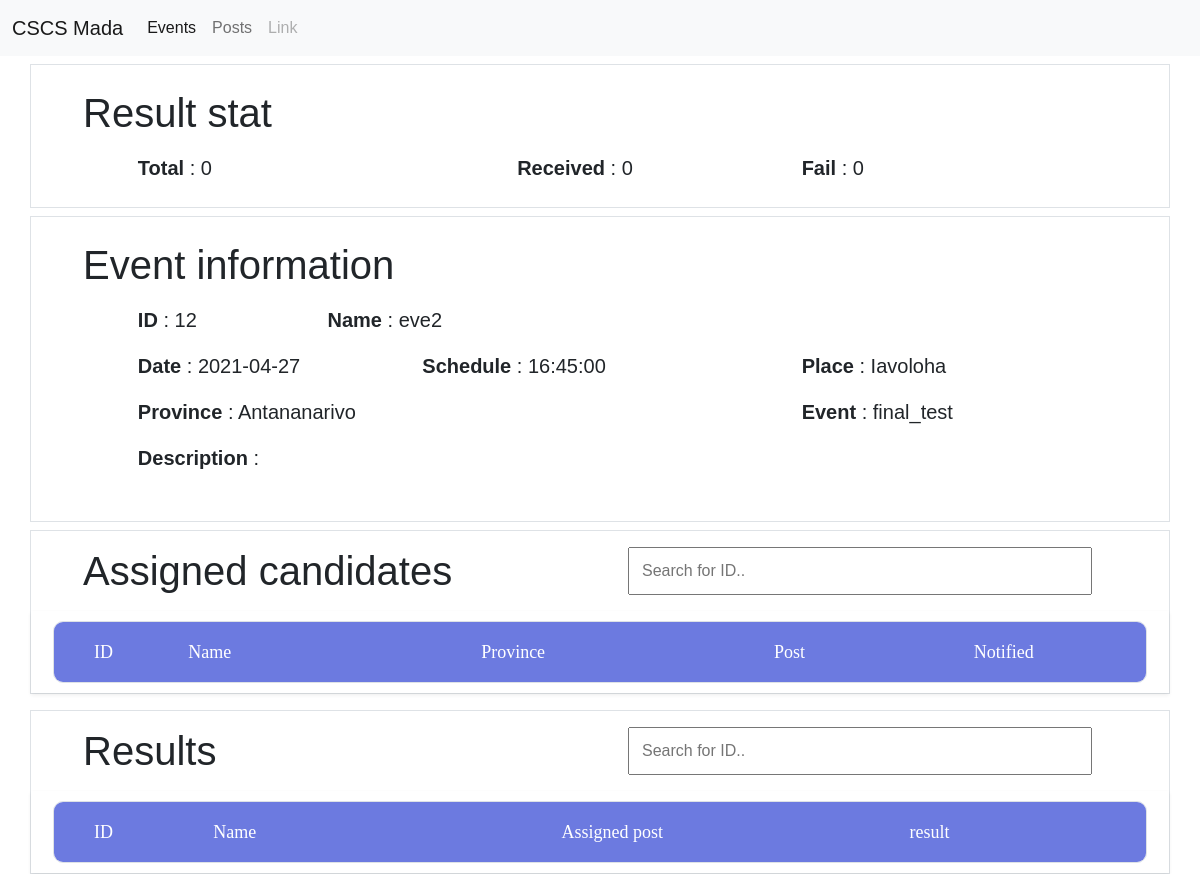
The page /index.php?candidate=event_card&event=12 on the database its author committed.
### tables this page shows
CREATE TABLE `events` (
  `id` int(10) unsigned NOT NULL AUTO_INCREMENT,
  `author` varchar(255) NOT NULL,
  `responsible` varchar(255) NOT NULL,
  `contact` varchar(13) NOT NULL,
  `names` varchar(50) NOT NULL,
  `events` varchar(15) NOT NULL,
  `method` varchar(15) NOT NULL,
  `province` varchar(30) NOT NULL,
  `place` varchar(255) NOT NULL,
  `dates` date NOT NULL,
  `schedule` time NOT NULL,
  `descriptions` mediumtext NOT NULL,
  `stat` tinyint(1) NOT NULL DEFAULT 0,
  PRIMARY KEY (`id`)
);

### Inc/Model/Connection.php (called while the page is built, shortened)
<?php
class Connection
{
    public $pdo;
    private $table;
    public function init_connection($table, $fillable)
    {
        try {
            $this->pdo = new PDO('mysql:host=81.19.215.12;dbname=cscsmada_v2;charset=utf8', 'cscsmada', '40%YTPIfyg@8c8');
            $this->pdo->setAttribute(PDO::ATTR_ERRMODE, PDO::ERRMODE_EXCEPTION);
            $this->table = $table;
        } catch (Exception $e) {
            die('Erreur : ' . $e->getMessage());
        }
    }
    public function _id($id)
    {
        try {
            $query = 'SELECT * FROM ' . $this->table . ' WHERE id = ?';
            $req = $this->pdo->prepare($query);
            $req->execute(array($id));
            $data = $this->fetch_resultSet($req);
            return $data;
        } catch (Exception $e) {
            die('Erreur : ' . $e->getMessage());
        }
        return null;
    }
    public function fetch_resultSet($reponse)
    {
        $i = 0;
        while ($donnees = $reponse->fetch()) {
            $data[$i] = $donnees;
            $i++;
        }
        if (isset($data)) {
            return $data;
        }
        return null;
    }
}

### Inc/Controller/Result_Controller.php (called while the page is built, shortened)
<?php
require_once(dirname(__FILE__) . '/../Model/Result.php');
require_once(dirname(__FILE__) . '/../Controller/Event_Controller.php');
class Result_Controller
{
    private $result;
    public function __construct()
    {
        $this->result = new Result;
    }
    public function get_event_result_success($event)
    {
        return $this->result->result_success($event)[0];
    }
    public function get_event_result_fail($event)
    {
        return $this->result->result_fail($event)[0];
    }
    public function count_candidate($event)
    {
        return $this->result->total_candidate_per_event($event)[0];
    }
}

### Inc/Model/Result.php (called while the page is built, shortened)
<?php
require_once(dirname(__FILE__) . '/Connection.php');
class Result extends Connection
{
    public function result_success($event)
    {
        try {
            $req = $this->pdo->prepare('SELECT result , COUNT(*) FROM results_view WHERE events = ? AND result = 1');
            $req->execute(array($event));
            return $this->fetch_resultSet($req);
        } catch (Exception $e) {
            die('Erreur : ' . $e->getMessage());
        }
    }
    public function result_fail($event)
    {
        try {
            $req = $this->pdo->prepare('SELECT result , COUNT(*) FROM results_view WHERE events = ? AND result = 0');
            $req->execute(array($event));
            return $this->fetch_resultSet($req);
        } catch (Exception $e) {
            die('Erreur : ' . $e->getMessage());
        }
    }
    public function total_candidate_per_event($event)
    {
        try {
            $req = $this->pdo->prepare('SELECT COUNT(*) FROM test_candidate_assignment WHERE events = ?');
            $req->execute(array($event));
            return $this->fetch_resultSet($req);
        } catch (Exception $e) {
            die('Erreur : ' . $e->getMessage());
        }
    }
}

### Inc/Controller/Event_Controller.php (called while the page is built, shortened)
<?php
class Event_Controller
{
    private $event;
    public function __construct()
    {
        $this->event = new Event;
    }
    public function get_event_by_id($id)
    {
        return $this->event->_id($id)[0];
    }
}

### Pages/Backend/Candidate/event-card.php (the view, shortened to what this page needs)
<link rel="stylesheet" type="text/css" href="Assets/Vendor/animate/animate.css">
<link rel="stylesheet" type="text/css" href="Assets/Vendor/select2/select2.min.css">
<link rel="stylesheet" type="text/css" href="Assets/Vendor/perfect-scrollbar/perfect-scrollbar.css">
<link rel="stylesheet" href="https://cdn.jsdelivr.net/npm/bootstrap-icons@1.4.1/font/bootstrap-icons.css">
<link rel="stylesheet" href="Assets/Styles/table.css">
<div class="container">
    <div class="row mt-2 border ">
        <h1 class="col-md-12 mt-4" style="margin-left: 40px;">Result stat</h1>
        <div class="container mb-4" style="font-size: 20px;">
            <div class="row mt-3">
                <div class="col-md-4 offset-md-1">
                    <p> <B>Total</B> : <?php echo (isset($total[0]) ? $total[0] : '0') ?> </p>
                </div>
                <div class="col-md-3">
                    <p> <B>Received</B> : <?php echo (isset($success[0]) ? $success[0] : 0) ?> </p>
                </div>
                <div class="col-md-3 ">
                    <p> <B>Fail</B> : <?php echo (isset($fail[0]) ? $fail[0] : 0) ?> </p>
                </div>
            </div>
        </div>
    </div>
    <div class="row mt-2 border">
        <h1 class="col-md-12 mt-4" style="margin-left: 40px;">Event information</h1>
        <div class="container mb-5" style="font-size: 20px;">
            <div class="row mt-3">
                <div class="col-md-2 offset-md-1">
                    <p> <B>ID</B> : <?= $event['id'] ?></p>
                </div>
                <div class="col-md-2">
                    <p> <B>Name</B> : <?= $event['names'] ?></p>
                </div>
            </div>
            <div class="row mt-3">
                <div class="col-md-3 offset-md-1">
                    <p> <B>Date</B> : <?= $event['dates'] ?></p>
                </div>
                <div class="col-md-4">
                    <p> <B>Schedule</B> : <?= $event['schedule'] ?></p>
                </div>
                <div class="col-md-2">
                    <p> <B>Place</B> : <?= $event['place'] ?></p>
                </div>
            </div>
            <div class="row mt-3">
                <div class="col-md-4 offset-md-1">
                    <p> <B>Province</B> : <?= $event['province'] ?></p>
                </div>
                <div class="col-md-3 offset-md-3">
                    <p> <B>Event</B> : <?= $event['events'] ?></p>
                </div>
            </div>
            <div class="row mt-3">
                <div class="col-md-11 offset-md-1">
                    <p> <B>Description</B> : <?= $event['descriptions'] ?></p>
                </div>
            </div>
        </div>
    </div>
    <div class="row mt-2 mb-3 border">
        <div class="row">
            <h1 class="col-md-6 mt-3" style="margin-left: 40px;">Assigned candidates</h1>
            <input class="col-md-5 mt-3" type="text" id="assigned_id_input" onkeyup="assigned_search()" placeholder="Search for ID..">
        </div>
        <div class="container shadow-sm mt-3" style="font-size: 20px;">
            <div class="limiter">
                <div class="container-table100">
                    <div class="wrap-table100">
                        <div class="table100 border ver1 m-b-110">
                            <div class="table100-head">
                                <table>
                                    <thead>
                                        <tr class="row100 head">
                                            <th class="cell100 column1">ID</th>
                                            <th class="cell100 column2">Name</th>
                                            <th class="cell100 column3">Province</th>
                                            <th class="cell100 column4">Post</th>
                                            <th class="cell100 column5">Notified</th>
                                        </tr>
                                    </thead>
                                </table>
                            </div>
                        </div>
                    </div>
                </div>
            </div>
        </div>
    </div>
    <div class="row mt-2 mb-3 border">
        <div class="row">
            <h1 class="col-md-6 mt-3" style="margin-left: 40px;">Results</h1>
            <input class="col-md-5 mt-3" type="text" id="result_id_input" onkeyup="result_search()" placeholder="Search for ID..">
        </div>
        <div class="container shadow-sm mt-3" style="font-size: 20px;">
            <div class="limiter">
                <div class="container-table100">
                    <div class="wrap-table100">
                        <div class="table100 border ver1 m-b-110">
                            <div class="table100-head">
                                <table>
                                    <thead>
                                        <tr class="row100 head">
                                            <th class="cell100 column1">ID</th>
                                            <th class="cell100 column2">Name</th>
                                            <th class="cell100 column3">Assigned post</th>
                                            <th class="cell100 column4">result</th>
                                        </tr>
                                    </thead>
                                </table>
                            </div>
                        </div>
                    </div>
                </div>
            </div>
        </div>
    </div>
</div>
<?php require('template.php'); ?>

### Assets/Styles/table.css (style rules this page uses)
* { box-sizing: border-box; }
body, html { height: 100%; font-family: sans-serif; }
h1, h2, h3, h4, h5, h6 { margin: 0px; }
p { margin: 0px; }
.limiter { width: 100%; margin: 0 auto; }
.container-table100 { width: 100%; min-height: auto; background: #fff; display: -webkit-box; display: -webkit-flex; display: -moz-box; display: -ms-flexbox; display: flex; flex-wrap: wrap; padding: 10px; }
.wrap-table100 { width: 1170px; }
.table100 { background-color: #fff; }
table { width: 100%; }
th, td { font-weight: unset; padding-right: 0px; }
.column1 { width: 10%; padding-left: 40px; }
.column2 { width: 22%; }
.column3 { width: 22%; }
.column4 { width: 15%; }
.column5 { width: 13%; }
.table100-head th { padding-top: 18px; padding-bottom: 18px; }
.table100 { position: relative; padding-top: 60px; }
.table100-head { position: absolute; width: 100%; top: 0; left: 0; }
.table100.ver1 th { font-family: Lato-Bold; font-size: 18px; color: #fff; line-height: 1.4; background-color: #6c7ae0; }
.table100.ver1 { border-radius: 10px; overflow: hidden; }

### rows shown on the page
events: id "12", names "eve2", dates "2021-04-27", schedule "16:45:00", place "Iavoloha", province "Antananarivo", events "final_test"

### other values the page prints
$total[0] "0"
